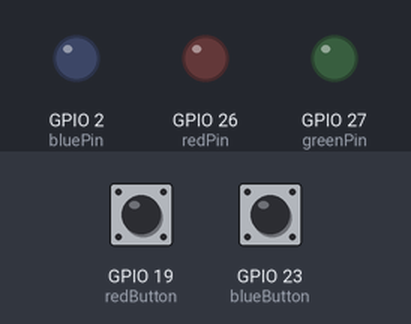
Recording of a sketch running on a simulated ESP32. On the bench: output pins drawn as LEDs (lit = HIGH). The inputs (shaded band) are chosen by the test bench; at power-on: GPIO 19 (redButton) HIGH, GPIO 23 (blueButton) HIGH.

Above: at 1.2 s.
1.3 s: GPIO 19 (redButton) pulled LOW for 0.15 s
At 1.37 s:
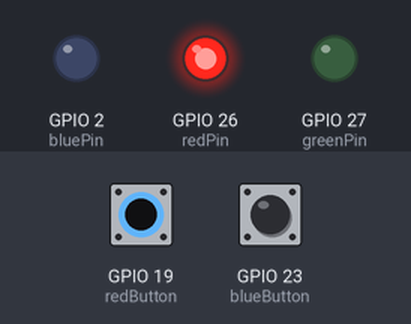
2.9 s: GPIO 23 (blueButton) pulled LOW for 0.15 s
At 2.97 s:
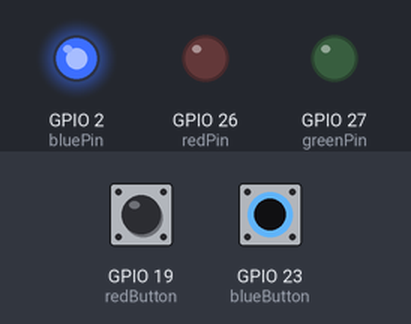
4.5 s: GPIO 23 (blueButton) pulled LOW for 3.2 s
At 8.7 s:
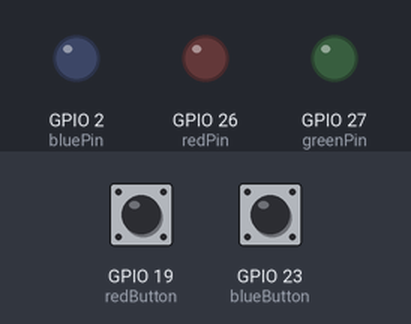
9.2 s: GPIO 19 (redButton) pulled LOW for 3.2 s
At 9.9 s:
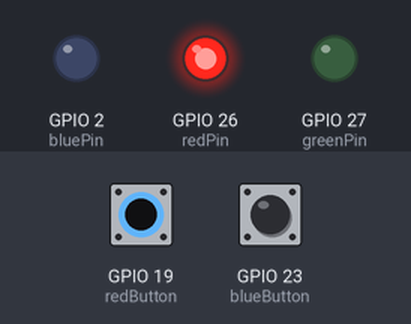
Timing chart, 0 to 13.9 s (numbered marks = the images above; inputs shaded):
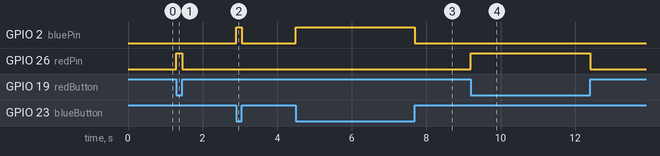

The sketch:

ExperimentTwo.ino
```cpp
const int redPin = 26;
const int greenPin = 27;
const int bluePin = 2;

const int redButton = 19;
const int blueButton = 23;

void setup() {
  // Initialize all LEDs as output
  pinMode(redPin, OUTPUT);
  pinMode(greenPin, OUTPUT);
  pinMode(bluePin, OUTPUT);

  // Initialize buttons with internal pull-up resistors
  pinMode(redButton, INPUT_PULLUP);
  pinMode(blueButton, INPUT_PULLUP);

  // Turn all LEDs off initially
  digitalWrite(redPin, LOW);
  digitalWrite(greenPin, LOW);
  digitalWrite(bluePin, LOW);
}

void loop()
{
  // Check if the red button is pressed
  if (digitalRead(redButton) == LOW)
  {
    // Turn on red LED and turn off the others
    digitalWrite(redPin, HIGH);
    digitalWrite(greenPin, LOW);
    digitalWrite(bluePin, LOW);
  }

  // Check if the blue button is pressed
  else if (digitalRead(blueButton) == LOW)
  {
    // Turn on blue LED and turn off the others
    digitalWrite(redPin, LOW);
    digitalWrite(greenPin, LOW);
    digitalWrite(bluePin, HIGH);
  }

  else
  {
    digitalWrite(redPin, LOW);
    digitalWrite(greenPin, LOW);
    digitalWrite(bluePin, LOW);
  }
}
```

Measured:
- after the input at 1.3 s, GPIO 26 (redPin): LOW → HIGH at once, → LOW 0.15 s later
- after the input at 2.9 s, GPIO 2 (bluePin): LOW → HIGH at once, → LOW 0.15 s later
- after the input at 4.5 s, GPIO 2 (bluePin): LOW → HIGH at once, → LOW 3.2 s later
- after the input at 9.2 s, GPIO 26 (redPin): LOW → HIGH at once, → LOW 3.2 s later
